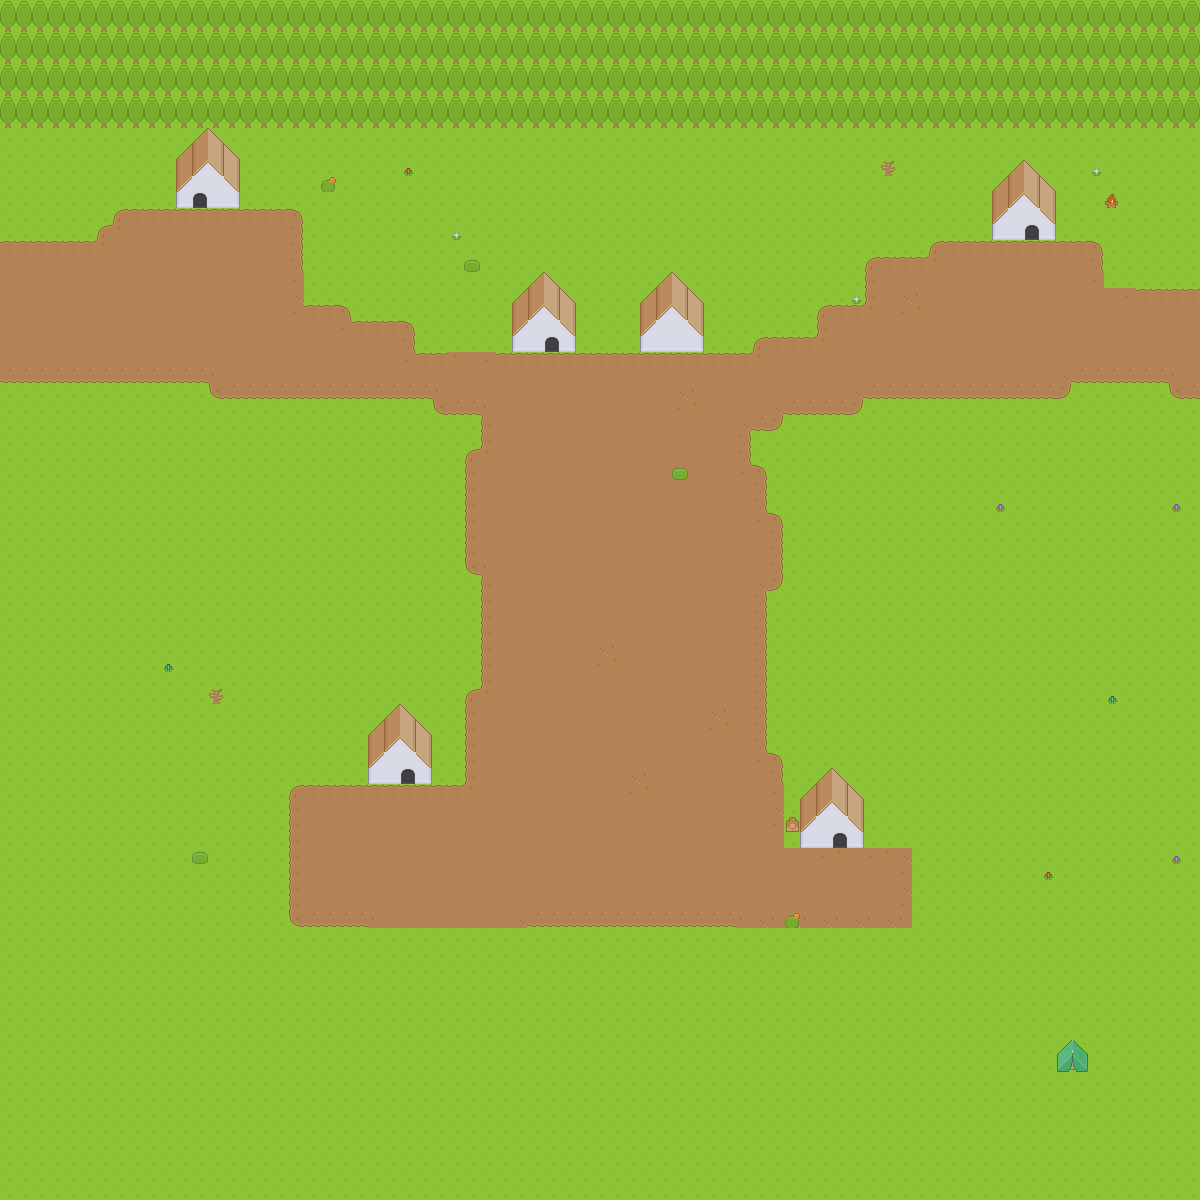

Below is a game level as drawn by its tile map, then a one-line description and the .tmx that defines it (tile-layer data replaced by summaries):
An orthogonal 75x75 tile map with 16x16 px tiles, 4 tile layers (Tile_Layer_1_00, Tile_Layer_2_01, Tile_Layer_ 3_02, Objects_03), 1 hidden layer not drawn, 2 tilesets and 3 objects.

<map version="1.0" orientation="orthogonal" renderorder="left-down" width="75" height="75" tilewidth="16" tileheight="16" nextobjectid="4">
 <tileset firstgid="1" name="base_tileset" tilewidth="16" tileheight="16" spacing="1" tilecount="1767" columns="57">
  <image source="../Art/roguelikeSheet_transparent.png" width="968" height="526" />
  <terraintypes>
   <terrain name="dirt" tile="521" />
  </terraintypes>
  <tile id="518" terrain="0,0,0," />
  <tile id="519" terrain="0,0,,0" />
  <tile id="520" terrain=",,,0" />
  <tile id="521" terrain=",,0,0" />
  <tile id="522" terrain=",,0," />
  <tile id="575" terrain="0,,0,0" />
  <tile id="576" terrain=",0,0,0" />
  <tile id="577" terrain=",0,,0" />
  <tile id="578" terrain="0,0,0,0" />
  <tile id="579" terrain="0,,0," />
  <tile id="634" terrain=",0,," />
  <tile id="635" terrain="0,0,," />
  <tile id="636" terrain="0,,," />
 </tileset>
 <tileset firstgid="1768" name="red_collision" tilewidth="16" tileheight="16" tilecount="1" columns="1">
  <image source="../Art/red-collision-box.png" width="16" height="16" />
  <tile id="0">
   <objectgroup draworder="index">
    <object id="1" x="0" y="0" width="16" height="16" />
   </objectgroup>
  </tile>
 </tileset>
 <layer name="Tile_Layer_1_00" width="75" height="75">
  <data>[5625 cells, 5625 non-empty, 1 distinct tile ids]</data>
 </layer>
 <layer name="Tile_Layer_2_01" width="75" height="75">
  <data>[5625 cells, 1899 non-empty, 15 distinct tile ids]</data>
 </layer>
 <layer name="Tile_Layer_ 3_02" width="75" height="75">
  <data>[5625 cells, 90 non-empty, 18 distinct tile ids]</data>
 </layer>
 <layer name="Objects_03" width="75" height="75">
  <data>[5625 cells, 82 non-empty, 12 distinct tile ids]</data>
 </layer>
 <layer name="Colision_Layer_04" width="75" height="75" visible="0">
  <data>[5625 cells, 109 non-empty, 1 distinct tile ids]</data>
 </layer>
 <objectgroup name="Object Layer 1">
  <object id="1" x="0" y="128" width="192" height="16" />
  <object id="3" x="224" y="128" width="976" height="16" />
 </objectgroup>
</map>
